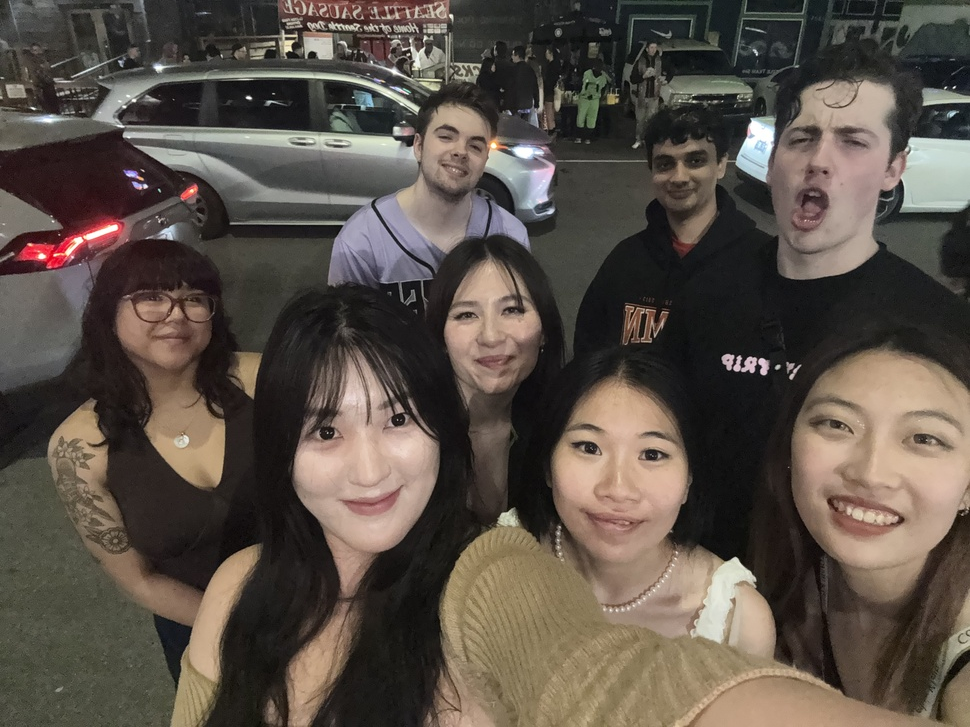
#> input picture data2/test_images/group_photo1.jpg, 970 x 727 px, shrunk from 4032 x 3024 before the run, found by its file name
$ jupyter execute 1face_detection.ipynb
#> lines starting #> are read from the running program, lines starting #| are printed output that depends on the picture
# Face Detection

The first document in the series focuses on creating the face detection components.

## Setup

[cell 1]
# Install before if needed, see requirements.txt for versions
import cv2
import numpy as np
import matplotlib.pyplot as plt
import os
from pathlib import Path

# Create a data directory if it doesn't exist
os.makedirs('data/faces', exist_ok=True)

## Face Detector Model

We opted to use the OpenCV model for this section of our project:

[cell 2]
# for usability :)
print("Downloading face detection model...")

# Create a models directory
os.makedirs('models', exist_ok=True)

model_file = "models/haarcascade_frontalface_default.xml"

# Only download if it doesn't exist
if not os.path.exists(model_file):
    print(f"Downloading face detector to {model_file}")
    url = "https://raw.githubusercontent.com/opencv/opencv/master/data/haarcascades/haarcascade_frontalface_default.xml"

    # Using urllib to download the file
    import urllib.request
    urllib.request.urlretrieve(url, model_file)
    print("Download complete!")
else:
    print("Face detector already downloaded.")

## Detect Faces

This section will use our downloaded model to detect the faces in the sample image!

[cell 3]
# first, we're going to create a functino for detectin gfaces
def detect_faces(image_path):
    """
    Detect faces in an image using OpenCV's Haar Cascade

    Args:
        image_path: Path to the input image

    Returns:
        faces: List of face images
        bboxes: List of bounding boxes [x, y, w, h]
        original_image: The original image with faces marked
    """
    # Load the face detector
    face_cascade = cv2.CascadeClassifier('models/haarcascade_frontalface_default.xml')

    # Read the image
    image = cv2.imread(image_path)
#> image is the input picture: shape (727, 970, 3); mean B, G, R 72, 80.6, 90.1
    if image is None:
        print(f"Could not read image from {image_path}")
        return [], [], None

    # Convert to RGB for display and grayscale for detection
    image_rgb = cv2.cvtColor(image, cv2.COLOR_BGR2RGB)
    gray = cv2.cvtColor(image, cv2.COLOR_BGR2GRAY)
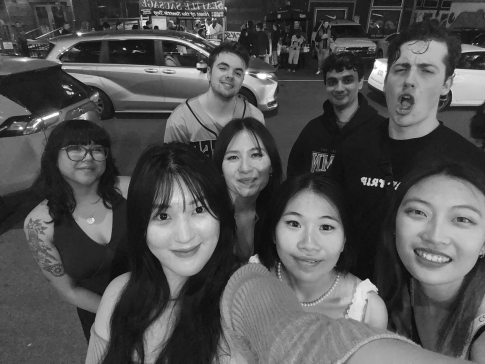
#> gray: shape (727, 970) (shown at 1/2 size); min 3, max 255, mean 82.5

    # Detect faces
    faces_rect = face_cascade.detectMultiScale(
        gray,
        scaleFactor=1.1,
        minNeighbors=5,
        minSize=(30, 30)
    )
#> faces_rect = [[496, 138, 65, 65], [46, 419, 73, 73], [418, 107, 81, 81], [633, 126, 95, 95], [432, 269, 115, 115], [759, 85, 138, 138], [118, 260, 102, 102], [538, 388, 168, 168], [771, 362, 186, 186], [271, 357, 188, 188]]

    # Process detected faces
    faces = []
    bboxes = []

    for (x, y, w, h) in faces_rect:
        # Extract the face region
        face_roi = image_rgb[y:y+h, x:x+w]

        # Save information
        faces.append(face_roi)
        bboxes.append([x, y, x+w, y+h])  # Convert to [x1, y1, x2, y2] format
#> this loop made 10 passes
#> pass 1, in detect_faces, `face_roi = image_rgb[y:y+h, x:x+w]`:
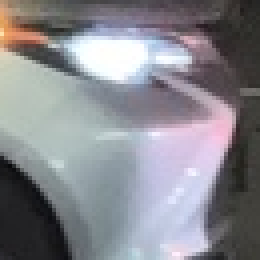
#> face_roi: shape (65, 65, 3) (shown 4 times larger); mean R, G, B 135.4, 135.3, 141.4
#> pass 2, in detect_faces, `face_roi = image_rgb[y:y+h, x:x+w]`:
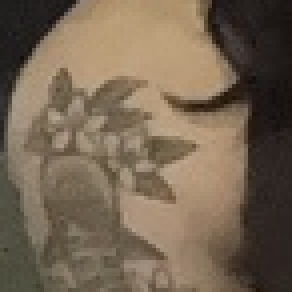
#> face_roi: shape (73, 73, 3) (shown 4 times larger); mean R, G, B 117.4, 101.1, 82
#> pass 3, in detect_faces, `face_roi = image_rgb[y:y+h, x:x+w]`:
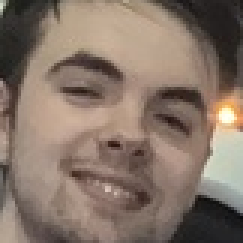
#> face_roi: shape (81, 81, 3) (shown 3 times larger); mean R, G, B 133.9, 116.4, 103.9
#> after the loop, bboxes = [[496, 138, 561, 203], [46, 419, 119, 492], [418, 107, 499, 188], [633, 126, 728, 221], [432, 269, 547, 384], [759, 85, 897, 223], [118, 260, 220, 362], [538, 388, 706, 556], [771, 362, 957, 548], [271, 357, 459, 545]]; faces = 10 items

    return faces, bboxes, image_rgb

[cell 4]
sample_path = 'C:/Users/jaden/Documents/GitHub/TECHIN-513/finalProject3/data/test_images/group_photo1.jpg'

[cell 5]
# Detect faces in the sample image
faces, bboxes, image = detect_faces(sample_path)
#> faces = 10 items

# Display the original image with face bounding boxes
plt.figure(figsize=(10, 8))
for (x1, y1, x2, y2) in bboxes:
    cv2.rectangle(image, (x1, y1), (x2, y2), (0, 255, 0), 2)
#> this loop made 10 passes
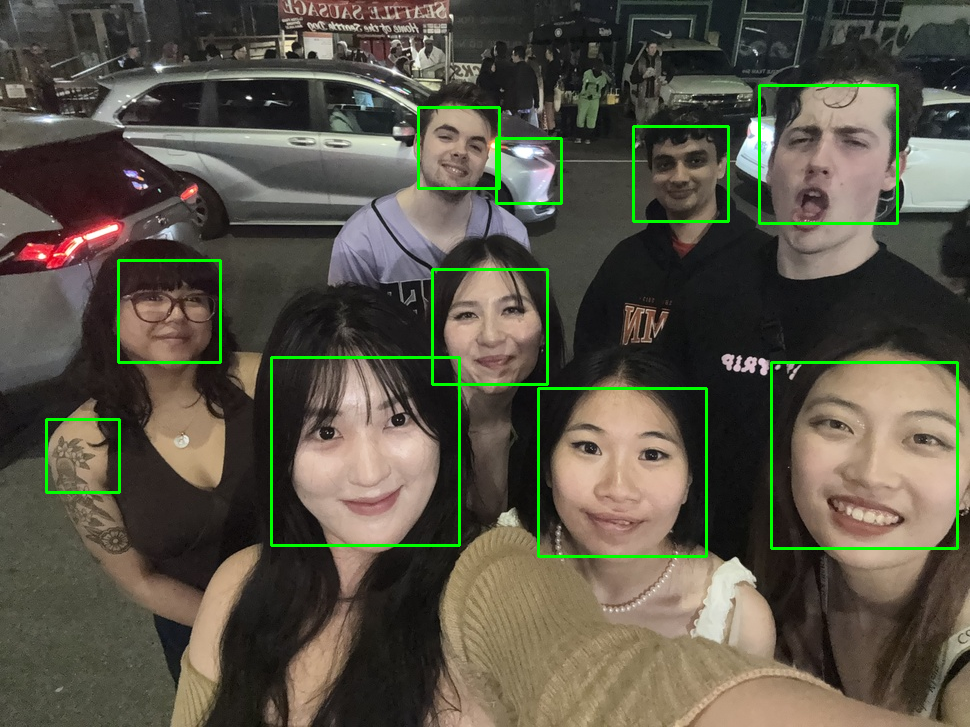
#> image: shape (727, 970, 3); mean R, G, B 88.5, 84.5, 70.8

plt.imshow(image)
plt.title(f"Detected {len(faces)} faces")
plt.axis('off')
plt.show()

## Multiple Faces Extraction

Lastly, we're going to create a function to extract the faces out of the images for future usage. We will then use it on the same sample image as before.

[cell 6]
# Step 4: Create a function to extract faces from any image
def extract_faces_from_image(image_path, output_dir=None):
    """
    Detect faces in an image and optionally save them to disk
    """
#> called with output_dir = 'data/faces/extracted'
    # Detect faces
    faces, bboxes, image = detect_faces(image_path)
#> the loop in detect_faces (call 2), `for (x, y, w, h) in faces_rect:` made 10 passes
#> faces = 10 items

    # Create output directory if provided
    if output_dir:
        os.makedirs(output_dir, exist_ok=True)

        # Save individual faces
        for i, face in enumerate(faces):
            face_path = f"{output_dir}/face_{i}.jpg"
            cv2.imwrite(face_path, cv2.cvtColor(face, cv2.COLOR_RGB2BGR))
            print(f"Saved face {i} to {face_path}")
#> this loop made 10 passes
#> face_path on passes 1 to 8: 'data/faces/extracted/face_0.jpg', 'data/faces/extracted/face_1.jpg', 'data/faces/extracted/face_2.jpg', 'data/faces/extracted/face_3.jpg', 'data/faces/extracted/face_4.jpg', 'data/faces/extracted/face_5.jpg', 'data/faces/extracted/face_6.jpg', 'data/faces/extracted/face_7.jpg'
#> (printed output is left out)

    # Return the faces and their positions
    return faces, bboxes, image

[cell 7]
# sample test
output_dir = 'data/faces/extracted'
faces, bboxes, _ = extract_faces_from_image(sample_path, output_dir)

print(f"Extracted {len(faces)} faces and saved them to {output_dir}")
#| Extracted 10 faces and saved them to data/faces/extracted

# Display the extracted faces
plt.figure(figsize=(15, 3))
for i, face in enumerate(faces):
    plt.subplot(1, len(faces), i+1)
    plt.imshow(face)
    plt.title(f"Face {i+1}")
    plt.axis('off')
#> this loop made 10 passes
plt.tight_layout()
plt.show()
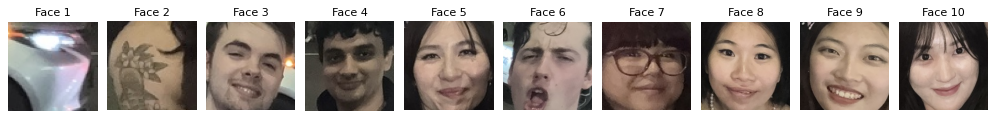
#> figure drawn by matplotlib, 10 panels

$ run again, with data2/test_images/concert.jpg copied over data2/test_images/group_photo1.jpg
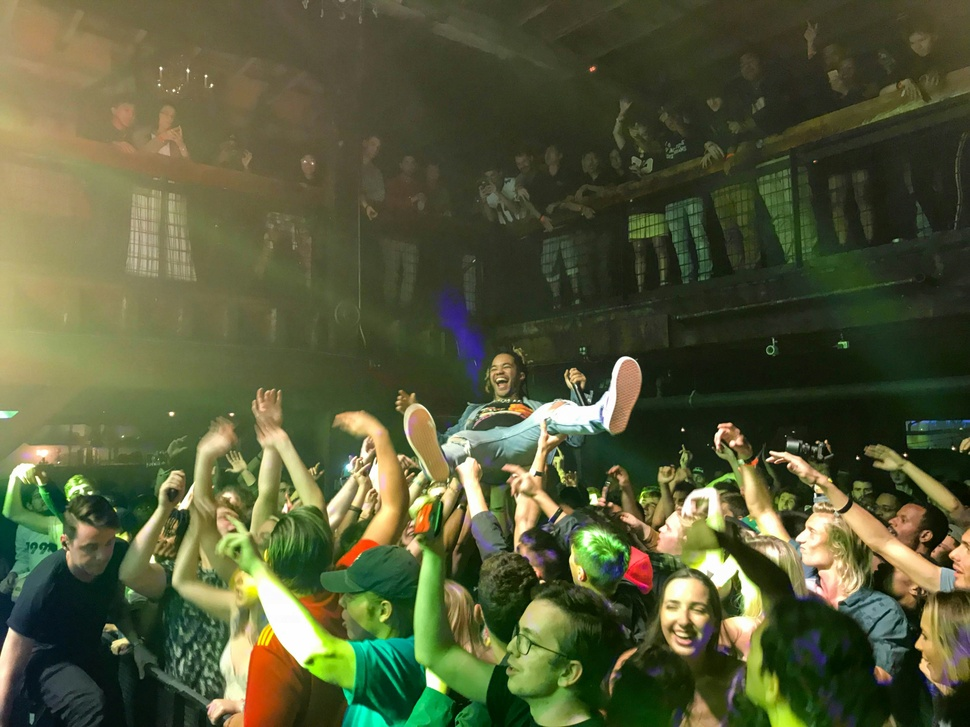
#> input picture data2/test_images/concert.jpg, 970 x 727 px, shrunk from 4032 x 3024 before the run, found by its file name
#> in detect_faces, image is the input picture: shape (727, 970, 3); mean B, G, R 57, 89.7, 84.9
#> in detect_faces, `gray = cv2.cvtColor(image, cv2.COLOR_BGR2GRAY)`:
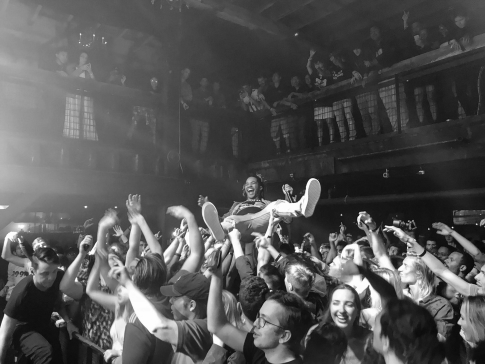
#> gray: shape (727, 970) (shown at 1/2 size); min 2, max 255, mean 84.6
#> faces_rect = [[482, 352, 38, 38], [652, 582, 66, 66], [803, 486, 65, 65]]
#> the loop in detect_faces, `for (x, y, w, h) in faces_rect:` made 3 passes
#> after the loop in detect_faces, `for (x, y, w, h) in faces_rect:`: bboxes = [[482, 352, 520, 390], [652, 582, 718, 648], [803, 486, 868, 551]]; faces = 3 items
#> the loop `for (x1, y1, x2, y2) in bboxes:` made 3 passes
#> after the loop `for (x1, y1, x2, y2) in bboxes:`:
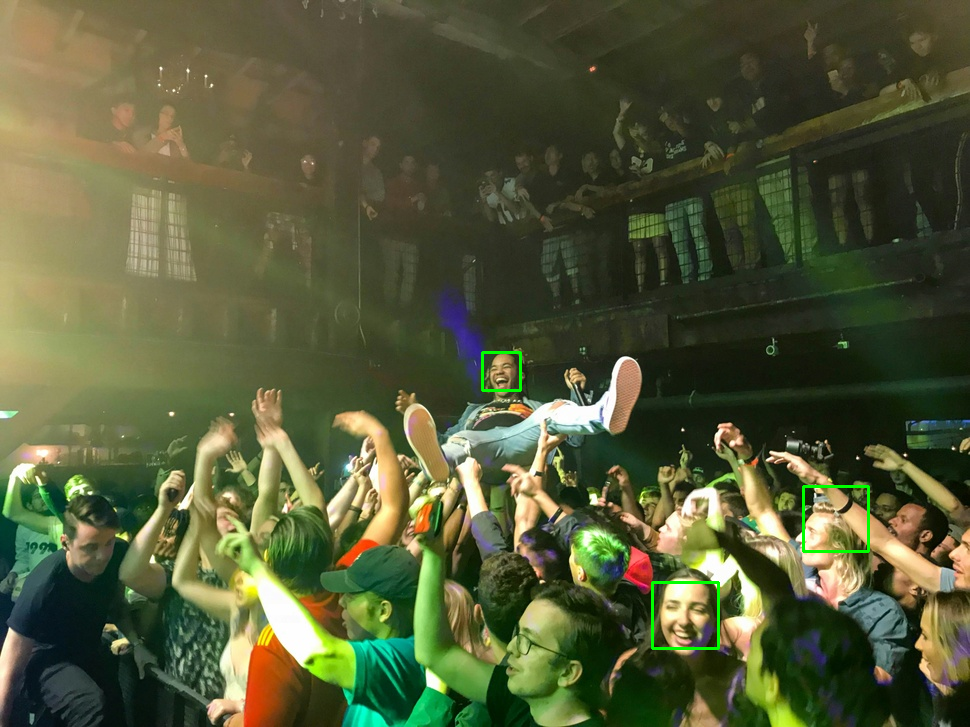
#> image: shape (727, 970, 3); mean R, G, B 84.6, 90.2, 56.8
#> the loop in detect_faces (call 2), `for (x, y, w, h) in faces_rect:` made 3 passes
#> the loop in extract_faces_from_image, `for i, face in enumerate(faces):` made 3 passes
#> face_path on passes 1 to 3: 'data/faces/extracted/face_0.jpg', 'data/faces/extracted/face_1.jpg', 'data/faces/extracted/face_2.jpg'
#> (printed output is left out)
#| Extracted 3 faces and saved them to data/faces/extracted
#> the loop `for i, face in enumerate(faces):` made 3 passes

$ run again, with data2/test_images/group2.jpg copied over data2/test_images/group_photo1.jpg
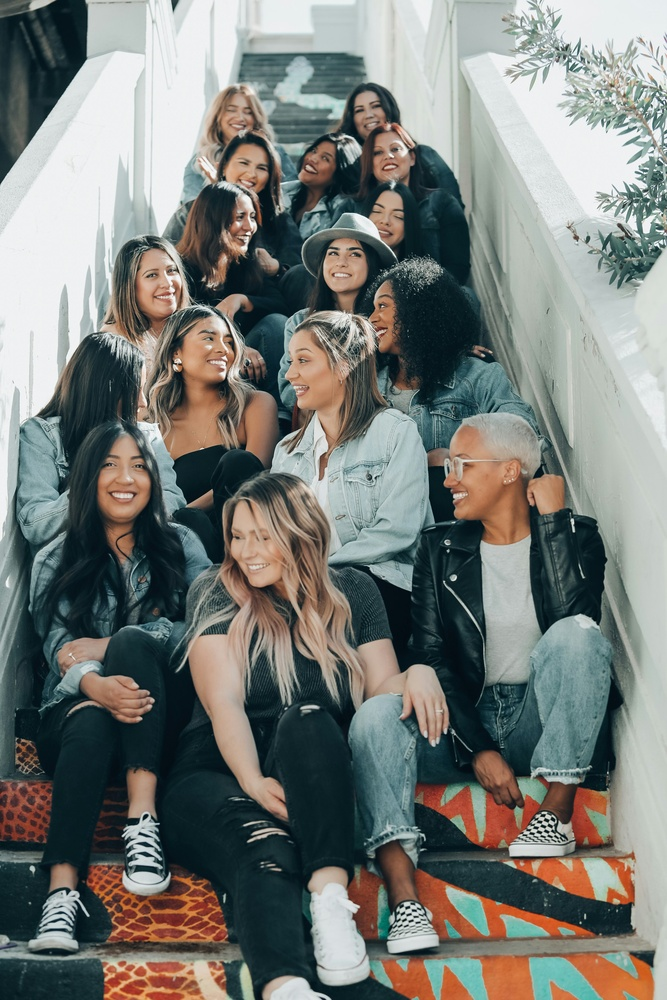
#> input picture data2/test_images/group2.jpg, 667 x 1000 px, shrunk from 2912 x 4368 before the run, found by its file name
#> in detect_faces, image is the input picture: shape (1000, 667, 3); mean B, G, R 119.2, 123.6, 120
#> in detect_faces, `gray = cv2.cvtColor(image, cv2.COLOR_BGR2GRAY)`:
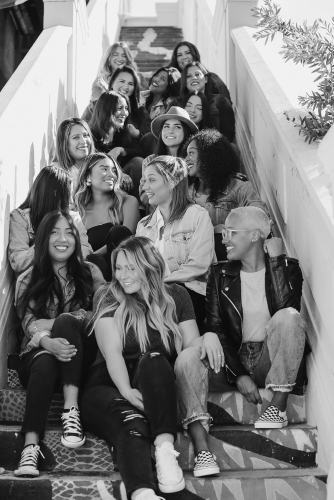
#> gray: shape (1000, 667) (shown at 1/2 size); min 3, max 254, mean 122
#> faces_rect = [[228, 203, 39, 39], [8, 482, 52, 52], [347, 92, 42, 42], [317, 235, 53, 53], [226, 146, 51, 51], [363, 132, 49, 49], [34, 873, 52, 52], [131, 249, 61, 61], [92, 442, 64, 64], [219, 514, 62, 62], [187, 314, 61, 61], [114, 796, 61, 61]]
#> the loop in detect_faces, `for (x, y, w, h) in faces_rect:` made 12 passes
#> after the loop in detect_faces, `for (x, y, w, h) in faces_rect:`: bboxes = [[228, 203, 267, 242], [8, 482, 60, 534], [347, 92, 389, 134], [317, 235, 370, 288], [226, 146, 277, 197], [363, 132, 412, 181], [34, 873, 86, 925], [131, 249, 192, 310], [92, 442, 156, 506], [219, 514, 281, 576], [187, 314, 248, 375], [114, 796, 175, 857]]; faces = 12 items
#> the loop `for (x1, y1, x2, y2) in bboxes:` made 12 passes
#> after the loop `for (x1, y1, x2, y2) in bboxes:`:
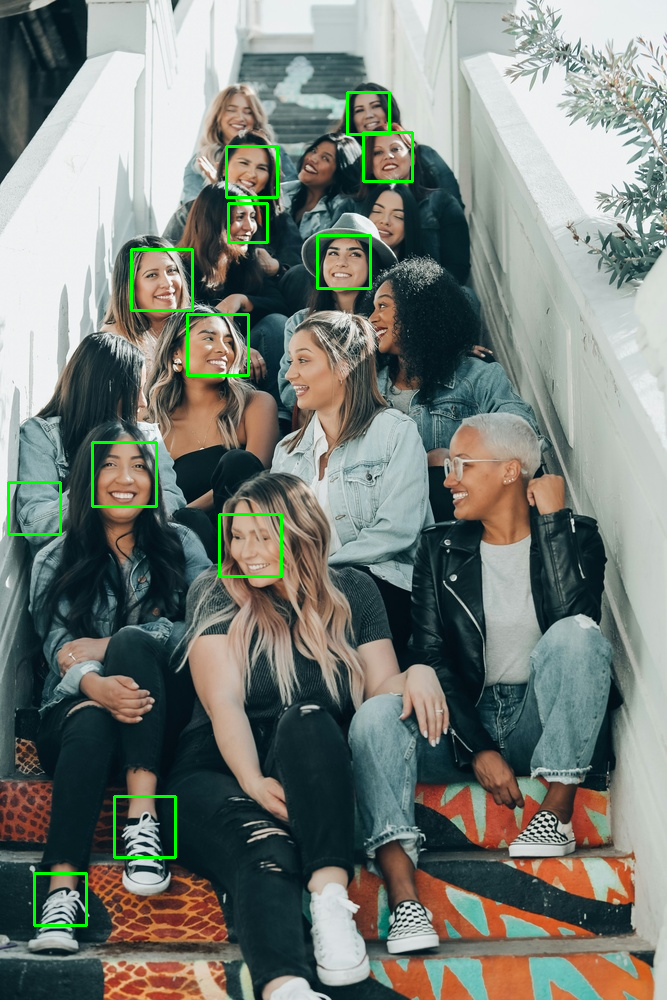
#> image: shape (1000, 667, 3); mean R, G, B 119, 125.5, 118.3
#> the loop in detect_faces (call 2), `for (x, y, w, h) in faces_rect:` made 12 passes
#> the loop in extract_faces_from_image, `for i, face in enumerate(faces):` made 12 passes
#> face_path on passes 1 to 8: 'data/faces/extracted/face_0.jpg', 'data/faces/extracted/face_1.jpg', 'data/faces/extracted/face_2.jpg', 'data/faces/extracted/face_3.jpg', 'data/faces/extracted/face_4.jpg', 'data/faces/extracted/face_5.jpg', 'data/faces/extracted/face_6.jpg', 'data/faces/extracted/face_7.jpg'
#> (printed output is left out)
#| Extracted 12 faces and saved them to data/faces/extracted
#> the loop `for i, face in enumerate(faces):` made 12 passes
